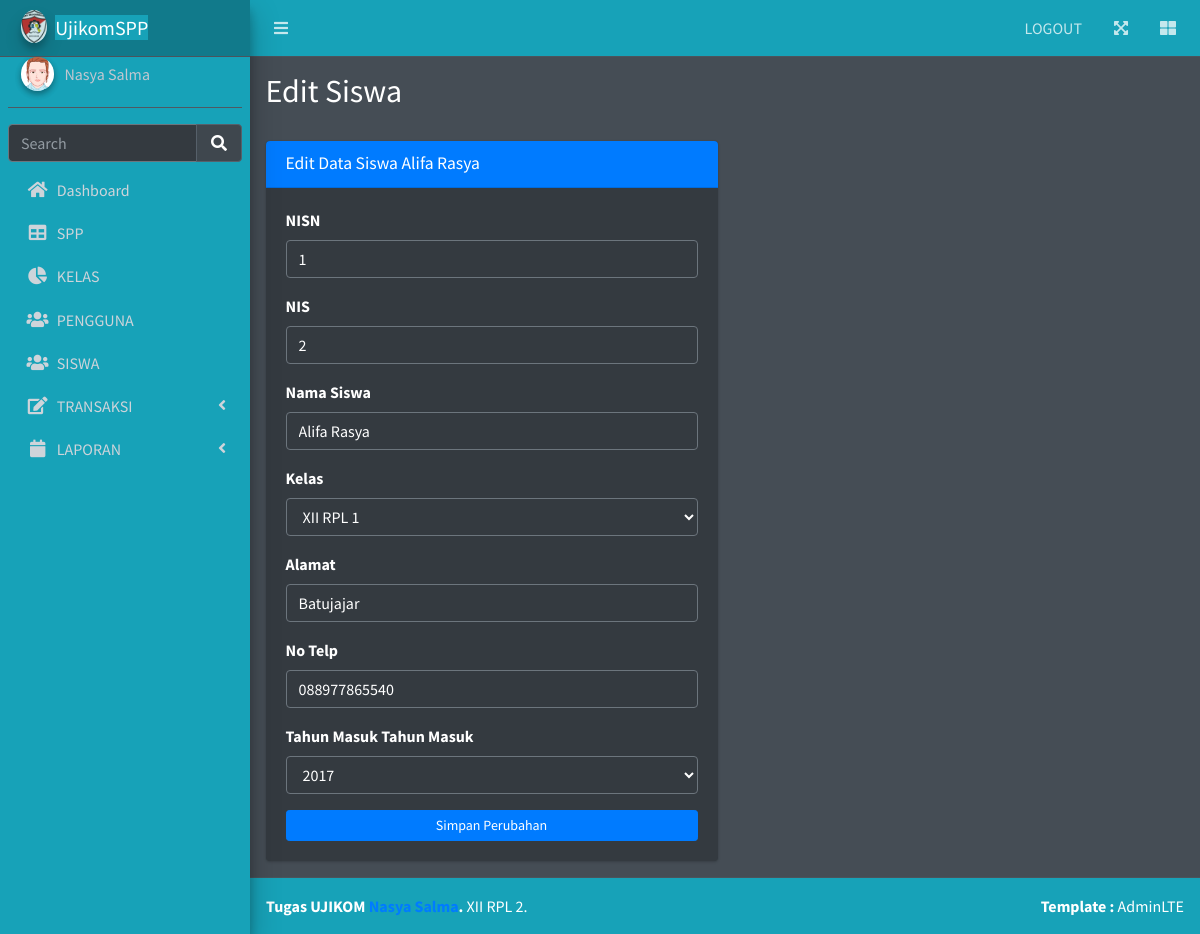
/edit_siswa.php?id=1, run on the app's committed database.
### tables this page shows
CREATE TABLE `siswa` (
  `nisn` varchar(11) NOT NULL,
  `nis` varchar(11) NOT NULL,
  `nama` varchar(35) NOT NULL,
  `id_kelas` int(11) NOT NULL,
  `alamat` text NOT NULL,
  `no_telp` varchar(13) NOT NULL,
  `id_spp` int(11) NOT NULL
);

### edit_siswa.php (the view, shortened to what this page needs)
<?php
include 'koneksi.php';
if (isset($_GET['id'])) {
  $id = ($_GET["id"]);
  $query = "SELECT * FROM siswa,kelas,spp where siswa.nisn='$id' AND siswa.id_kelas=kelas.id_kelas AND siswa.id_spp=spp.id_spp";
  $result = mysqli_query($koneksi, $query);
  $data = mysqli_fetch_assoc($result);
} else {
  echo "<script>alert('Masukkan data id.');window.location='siswa.php';</script>";
}
?>
<!DOCTYPE html>
<html lang="en">
<head>
  <link rel="stylesheet" href="plugins/fontawesome-free/css/all.min.css">
  <link rel="stylesheet" href="plugins/datatables-bs4/css/dataTables.bootstrap4.min.css">
  <link rel="stylesheet" href="plugins/datatables-responsive/css/responsive.bootstrap4.min.css">
  <link rel="stylesheet" href="plugins/datatables-buttons/css/buttons.bootstrap4.min.css">
  <link rel="stylesheet" href="dist/css/adminlte.min.css">
</head>
<body class="hold-transition dark-mode sidebar-mini layout-fixed layout-navbar-fixed layout-footer-fixed">
  <div class="wrapper">
    <nav class="main-header navbar navbar-expand navbar-dark bg-info">
      <ul class="navbar-nav">
        <li class="nav-item">
          <a class="nav-link" data-widget="pushmenu" href="#" role="button"><i class="fas fa-bars"></i></a>
        </li>
      </ul>
      <ul class="navbar-nav ml-auto">
        <li class="nav-item d-none d-sm-inline-block">
          <a href="logout.php" class="nav-link">LOGOUT</a>
        </li>
        <li class="nav-item">
          <a class="nav-link" data-widget="fullscreen" href="#" role="button">
            <i class="fas fa-expand-arrows-alt"></i>
          </a>
        </li>
        <li class="nav-item">
          <a class="nav-link" data-widget="control-sidebar" data-slide="true" href="#" role="button">
            <i class="fas fa-th-large"></i>
          </a>
        </li>
      </ul>
    </nav>
    <?php include("include/menu.php") ?>
    <div class="content-wrapper">
      <section class="content-header">
        <div class="container-fluid">
          <div class="row mb-2">
            <div class="col-sm-6">
              <h2>Edit Siswa</h2>
            </div>
            <div class="col-sm-6">
            </div>
          </div>
        </div>
      </section>
      <section class="content">
        <div class="container-fluid">
          <div class="row">
            <div class="col-md-6">
              <div class="card card-primary">
                <div class="card-header">
                  <h3 class="card-title">Edit Data Siswa <?php echo $data['nama']; ?> </h3>
                </div>
                <form method="POST" action="proses_editsiswa.php" enctype="multipart/form-data">
                  <div class="card-body">
                    <div class="form-group">
                      <label for="exampleInputEmail1">NISN</label>
                      <input type="text" class="form-control" name="nisn" value="<?php echo $data['nisn']; ?>" disabled="" />
                    </div>
                    <div class="form-group">
                      <label for="exampleInputPassword1">NIS</label>
                      <input type="text" class="form-control" name="nis" value="<?php echo $data['nis']; ?>" disabled="" />
                    </div>
                    <div class="form-group">
                      <label for="exampleInputPassword1">Nama Siswa</label>
                      <input type="text" class="form-control" name="nama" value="<?php echo $data['nama']; ?>" />
                    </div>
                    <div class="form-group">
                      <label>Kelas</label>
                      <select class="form-control" name="id_kelas">
                        <?php
                        $idkelasyangdipilih = $data['id_kelas'];
                        $query = "SELECT * FROM kelas ORDER BY nama_kelas ASC";
                        $result = mysqli_query($koneksi, $query);
                        while ($row = mysqli_fetch_assoc($result)) {
                        ?>
                          <option class="bg-dark" value="<?php echo $row['id_kelas']; ?>" <?php if ($row['id_kelas'] == "$idkelasyangdipilih") { ?> selected="selected" <?php } ?>><?php echo $row['nama_kelas']; ?></option>
                        <?php
                        }
                        ?>
                      </select>
                    </div>
                    <div class="form-group">
                      <label for="exampleInputPassword1">Alamat</label>
                      <input type="text" class="form-control" name="alamat" value="<?php echo $data['alamat']; ?>" />
                    </div>
                    <div class="form-group">
                      <label for="exampleInputPassword1">No Telp</label>
                      <input type="text" class="form-control" name="no_telp" value="<?php echo $data['no_telp']; ?>" />
                    </div>
                    <div class="form-group">
                      <label for="exampleInputPassword1">Tahun Masuk</label>
                      <label>Tahun Masuk</label>
                      <select class="form-control" name="tahun" disabled="">
                        <?php
                        $query = "SELECT * FROM spp ORDER BY tahun ASC";
                        $result = mysqli_query($koneksi, $query);
                        while ($row = mysqli_fetch_assoc($result)) {
                        ?>
                          <option class="bg-dark" value="<?php echo $row['id_spp']; ?>"><?php echo $row['tahun']; ?></option>
                        <?php
                        }
                        ?>
                      </select>
                    </div>
                    <div>
                      <button type="submit" class="btn btn-block btn-primary btn-sm">Simpan Perubahan</button>
                    </div>
                  </div>
              </div>
            </div>
          </div>
        </div>
      </section>
    </div>
    <footer class="main-footer bg-info">
      <strong>Tugas UJIKOM <a href="https://adminlte.io">Nasya Salma</a>.</strong>
      XII RPL 2.
      <div class="float-right d-none d-sm-inline-block">
        <b>Template :</b> AdminLTE
      </div>
    </footer>
  </div>
</body>
</html>

### data on the page
siswa: nama "Alifa Rasya", nisn "1", nis "2", alamat "Batujajar", no_telp "088977865540"

### other printed values
form field id_kelas "XII RPL 1"
form field tahun "2017"
